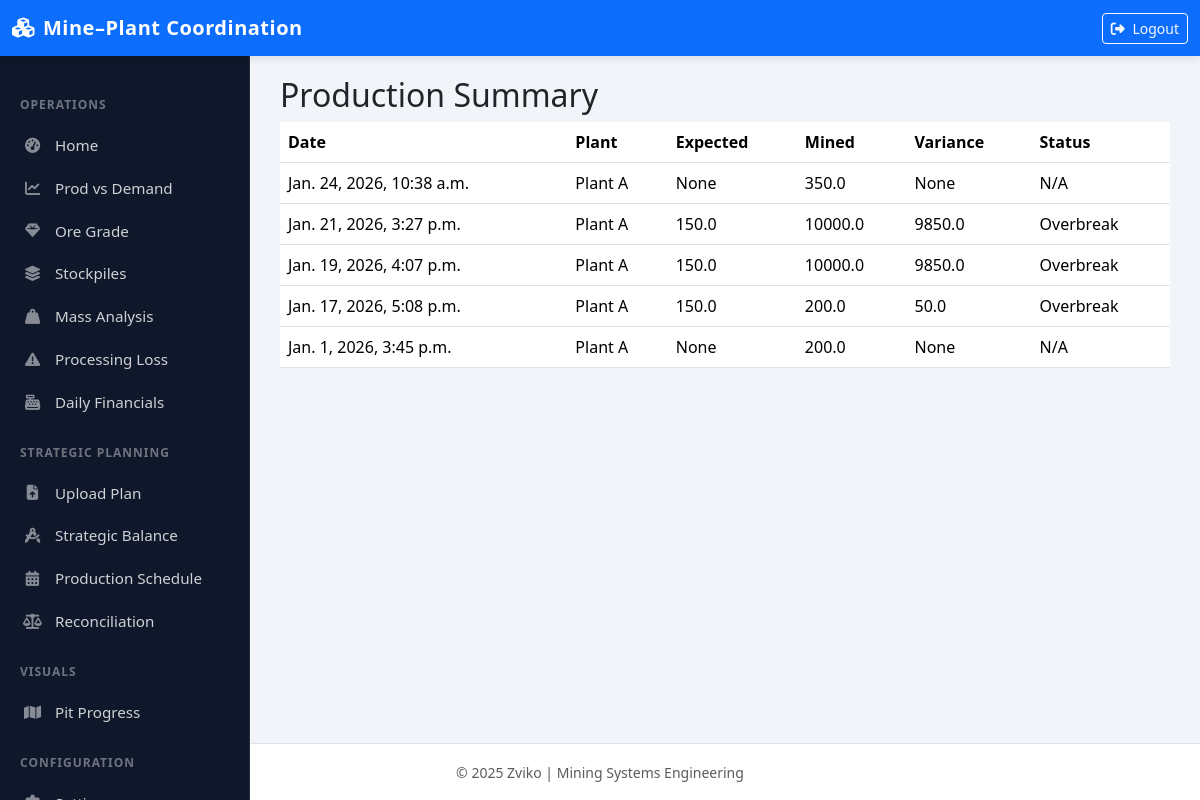
The page /production_summary/ on the database as committed earlier.
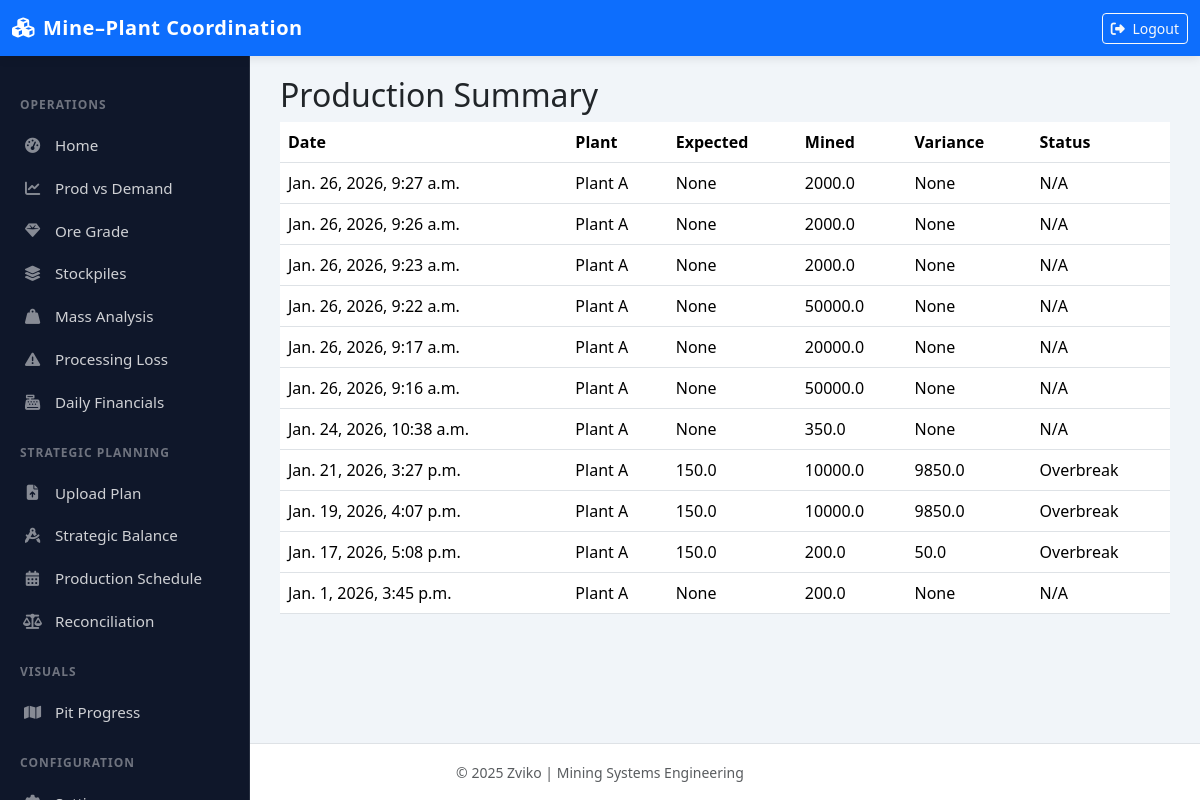
The same page on the database as committed later.
### dashboard/models.py (models this page shows, shortened)
class ProductionRecord(models.Model):
    mine_phase = models.ForeignKey('MinePhase', on_delete=models.CASCADE, related_name='production_records')
    plant = models.ForeignKey('Plant', on_delete=models.CASCADE, related_name='productions', null=True, blank=True)
    timestamp = models.DateTimeField()
    tonnage = models.FloatField()
    expected_tonnage = models.FloatField(null=True, blank=True, help_text="Planned tonnage for this batch")
    material_type = models.CharField(
        max_length=20,
        choices=[('ore', 'Ore'), ('waste', 'Waste')],
        default='ore'
    )
    variance = models.FloatField(null=True, blank=True)
    status = models.CharField(max_length=20, blank=True)
    source = models.CharField(max_length=100, blank=True)
    grade = models.FloatField(null=True, blank=True, help_text="Grade in g/t")
    recovery = models.FloatField(null=True, blank=True, help_text="Recovery fraction (0.9 = 90%)")
    gold_price = models.FloatField(null=True, blank=True, help_text="Gold price per kg (USD)")
    class Meta:
        ordering = ['-timestamp']

class Plant(models.Model):
    name = models.CharField(max_length=100, unique=True)
    location = models.CharField(max_length=200, blank=True)
    capacity_tph = models.FloatField(
        null=True, blank=True,
        help_text="Plant throughput capacity (tons per hour)"
    )
    default_grade = models.FloatField(null=True, blank=True, help_text="Default feed grade in g/t")
    default_recovery = models.FloatField(null=True, blank=True, help_text="Default gold recovery fraction (e.g. 0.92 = 92%)")
    default_gold_price = models.FloatField(null=True, blank=True, help_text="Default gold price per kg (USD)")
    class Meta:
        verbose_name = "Processing Plant"
        verbose_name_plural = "Processing Plants"
        ordering = ['name']
    def __str__(self):
        return self.name

### dashboard/views.py (the view)
# urls.py: path('production_summary/', views.production_summary, name='production_summary'),
def production_summary(request):
    records = ProductionRecord.objects.order_by('-timestamp')[:20]
    return render(request, 'dashboard/production_summary.html', {'records': records})

### dashboard/templates/dashboard/production_summary.html
{% extends "dashboard/base.html" %}
{% block content %}
<h2>Production Summary</h2>
<table class="table">
    <thead>
        <tr>
            <th>Date</th>
            <th>Plant</th>
            <th>Expected</th>
            <th>Mined</th>
            <th>Variance</th>
            <th>Status</th>
        </tr>
    </thead>
    <tbody>
        {% for record in records %}
        <tr>
            <td>{{ record.timestamp }}</td>
            <td>{{ record.plant }}</td>
            <td>{{ record.expected_tonnage }}</td>
            <td>{{ record.tonnage }}</td>
            <td>{{ record.variance }}</td>
            <td>{{ record.status }}</td>
        </tr>
        {% endfor %}
    </tbody>
</table>
{% endblock %}

### dashboard/templates/dashboard/base.html (shortened to what this page needs)
<!DOCTYPE html>
<html lang="en">
<head>
    <link rel="stylesheet" href="https://cdn.jsdelivr.net/npm/bootstrap@5.3.3/dist/css/bootstrap.min.css">
    <link rel="stylesheet" href="https://cdnjs.cloudflare.com/ajax/libs/font-awesome/6.4.0/css/all.min.css">
    <link rel="stylesheet" href="https://cdn.jsdelivr.net/npm/bootstrap-icons@1.11.3/font/bootstrap-icons.min.css">
</head>
<body>
    <nav class="navbar navbar-expand-lg navbar-dark bg-primary fixed-top">
        <div class="container-fluid">
            <a class="navbar-brand" href="{% url 'home_dashboard' %}">
                <i class="fas fa-cubes me-2"></i>Mine–Plant <span class="d-none d-sm-inline">Coordination</span>
            </a>
            <div class="ms-auto d-flex align-items-center">
                <a class="btn btn-outline-light btn-sm" href="#">
                    <i class="fas fa-sign-out-alt me-1"></i> Logout
                </a>
            </div>
        </div>
    </nav>
    <div class="sidebar-desktop">
        <nav class="nav flex-column">
            <div class="sidebar-heading">Operations</div>
            <a class="nav-link {% if request.resolver_match.url_name == 'home_dashboard' %}active{% endif %}" href="{% url 'home_dashboard' %}">
                <i class="fas fa-tachometer-alt"></i> Home
            </a>
            <a class="nav-link {% if request.resolver_match.url_name == 'production-vs-demand' %}active{% endif %}" href="{% url 'production-vs-demand' %}">
                <i class="fas fa-chart-line"></i> Prod vs Demand
            </a>
            <a class="nav-link {% if request.resolver_match.url_name == 'ore-grade-tonnage' %}active{% endif %}" href="{% url 'ore-grade-tonnage' %}">
                <i class="fas fa-gem"></i> Ore Grade
            </a>
            <a class="nav-link {% if request.resolver_match.url_name == 'stockpile-forecast' %}active{% endif %}" href="{% url 'stockpile-forecast' %}">
                <i class="fas fa-layer-group"></i> Stockpiles
            </a>
            <a class="nav-link {% if request.resolver_match.url_name == 'mass_analysis' %}active{% endif %}" href="{% url 'mass_analysis' %}">
                <i class="fas fa-weight-hanging"></i> Mass Analysis
            </a>
            <a class="nav-link {% if request.resolver_match.url_name == 'processing-loss-dashboard' %}active{% endif %}" href="{% url 'processing-loss-dashboard' %}">
                <i class="fas fa-exclamation-triangle"></i> Processing Loss
            </a>
            <a class="nav-link {% if request.resolver_match.url_name == 'daily_financials' %}active{% endif %}" href="{% url 'daily_financials' %}">
                <i class="fas fa-cash-register"></i> Daily Financials
            </a>
            <div class="sidebar-heading">Strategic Planning</div>
            <a class="nav-link {% if request.resolver_match.url_name == 'upload_schedule' %}active{% endif %}" href="{% url 'upload_schedule' %}">
                <i class="fas fa-file-upload"></i> Upload Plan
            </a>
            <a class="nav-link {% if request.resolver_match.url_name == 'planning_dashboard' %}active{% endif %}" href="{% url 'planning_dashboard' %}">
                <i class="fas fa-drafting-compass"></i> Strategic Balance
            </a>
            <a class="nav-link {% if request.resolver_match.url_name == 'schedule_dashboard' %}active{% endif %}" href="{% url 'schedule_dashboard' %}">
                <i class="fas fa-calendar-alt"></i> Production Schedule
            </a>
            <a class="nav-link {% if request.resolver_match.url_name == 'reconciliation' %}active{% endif %}" href="{% url 'reconciliation' %}">
                <i class="fas fa-balance-scale"></i> Reconciliation
            </a>
            <div class="sidebar-heading">Visuals</div>
            <a class="nav-link {% if request.resolver_match.url_name == 'pit_phase_dashboard' %}active{% endif %}" href="{% url 'pit_phase_dashboard' %}">
                <i class="fas fa-map"></i> Pit Progress
            </a>
            <div class="sidebar-heading">Configuration</div>
            <a class="nav-link {% if request.resolver_match.url_name == 'settings' %}active{% endif %}" href="{% url 'settings' %}">
                <i class="fas fa-cog"></i> Settings
            </a>
        </nav>
    </div>
    <div id="content">
        {% block content %}
        {% endblock %}
    </div>
    <footer class="text-center mt-auto py-3 bg-white border-top">
        <small class="text-muted">&copy; 2025 Zviko | Mining Systems Engineering</small>
    </footer>
</body>
</html>

### dashboard/templates/dashboard/base.html (style rules this page uses)
:root { --navbar-height: 56px; --sidebar-width: 250px; --primary-color: #0d6efd; --sidebar-bg: #0f172a; }
body { min-height: 100vh; display: flex; flex-direction: column; background-color: #f1f5f9; font-family: 'Segoe UI', Tahoma, Geneva, Verdana, sans-serif; }
.sidebar-desktop { position: fixed; top: var(--navbar-height); bottom: 0; left: 0; z-index: 100; width: var(--sidebar-width); background-color: var(--sidebar-bg); padding-top: 20px; overflow-y: auto; display: none; border-right: 1px solid rgba(255,255,255,0.1); }
.sidebar-heading { color: rgba(255, 255, 255, 0.4); font-size: 0.75rem; text-transform: uppercase; letter-spacing: 1px; padding: 10px 20px; margin-top: 10px; font-weight: bold; }
.nav-link { color: rgba(255, 255, 255, 0.8); padding: 10px 20px; font-size: 0.95rem; display: flex; align-items: center; transition: all 0.2s; }
.nav-link i { width: 25px; text-align: center; margin-right: 10px; color: rgba(255, 255, 255, 0.5); }
#content { padding-top: calc(var(--navbar-height) + 20px); padding-bottom: 20px; flex: 1; margin-left: 0; padding-left: 15px; padding-right: 15px; transition: margin-left 0.3s; }
@media (min-width: 992px) { .sidebar-desktop { display: block; } }
@media (min-width: 992px) { #content { margin-left: var(--sidebar-width); padding-left: 30px; padding-right: 30px; } }
.navbar { z-index: 1030; box-shadow: 0 2px 10px rgba(0,0,0,.1); }
.navbar-brand { font-weight: 700; letter-spacing: 0.5px; }

Rows that differ between the two databases and show on the page:
added ProductionRecord: timestamp "Jan. 26, 2026, 9:27 a.m.", plant "Plant A", expected_tonnage "None", tonnage "2000.0", variance "None", status "N/A"
added ProductionRecord: timestamp "Jan. 26, 2026, 9:26 a.m.", plant "Plant A", expected_tonnage "None", tonnage "2000.0", variance "None", status "N/A"
added ProductionRecord: timestamp "Jan. 26, 2026, 9:23 a.m.", plant "Plant A", expected_tonnage "None", tonnage "2000.0", variance "None", status "N/A"
added ProductionRecord: timestamp "Jan. 26, 2026, 9:22 a.m.", plant "Plant A", expected_tonnage "None", tonnage "50000.0", variance "None", status "N/A"
added ProductionRecord: timestamp "Jan. 26, 2026, 9:17 a.m.", plant "Plant A", expected_tonnage "None", tonnage "20000.0", variance "None", status "N/A"
added ProductionRecord: timestamp "Jan. 26, 2026, 9:16 a.m.", plant "Plant A", expected_tonnage "None", tonnage "50000.0", variance "None", status "N/A"
